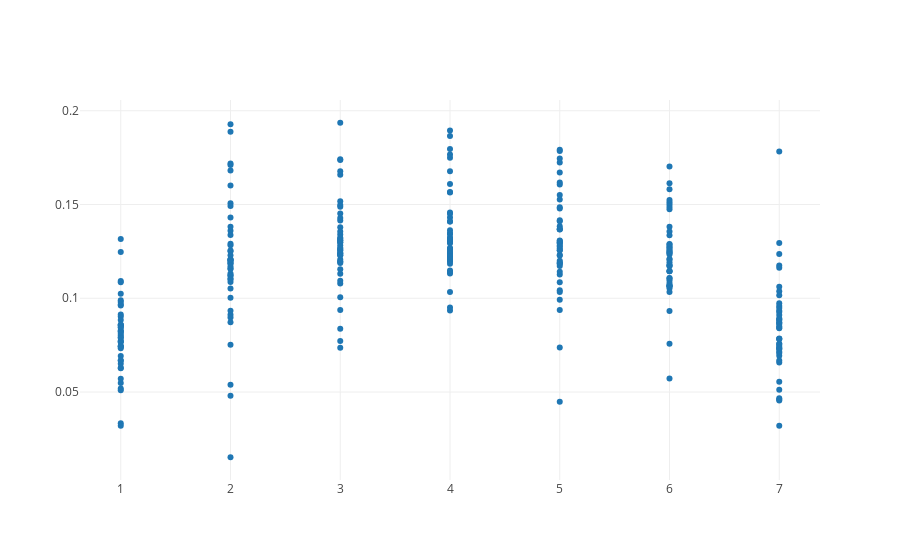

The cell this chart's notebook holds for it:
### Code cell
from plotly import __version__
from plotly.offline import download_plotlyjs, init_notebook_mode, plot, iplot
from plotly.graph_objs import Scatter, Figure, Layout
import csv

init_notebook_mode(connected=True)

column1, column2 = [], []
column3=[]
global column3

with open('data/cleaned/consolidated.csv') as csvfile:
    reader = csv.DictReader(csvfile)
    for row in reader:
        column1.append(row['Day of Week'])
        column2.append(row['RegNorm'])
        column3.append(float(row['CasNorm'])/float(row['RegNorm']))

iplot([Scatter(x=column1, y=column2, mode='markers')])

### Figure 1 — Plotly figure (JSON) as saved in the notebook; plotly's stock layout.template omitted (floating-point values rounded to 4 significant figures; data arrays with more than 128 entries replaced by an {"elided": "..."} marker saying what was removed)
{"data": [{"mode": "markers", "type": "scatter", "x": {"elided": "301 str values"}, "y": {"elided": "301 str values"}}], "layout": {}}
